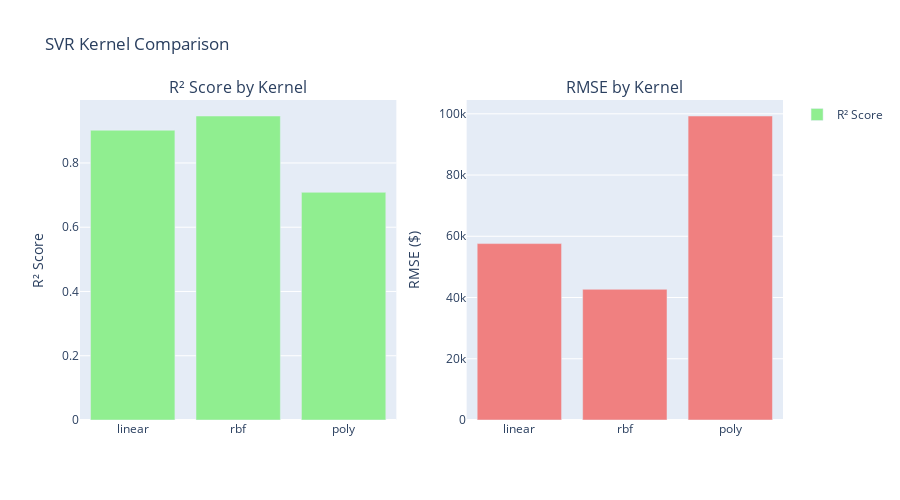
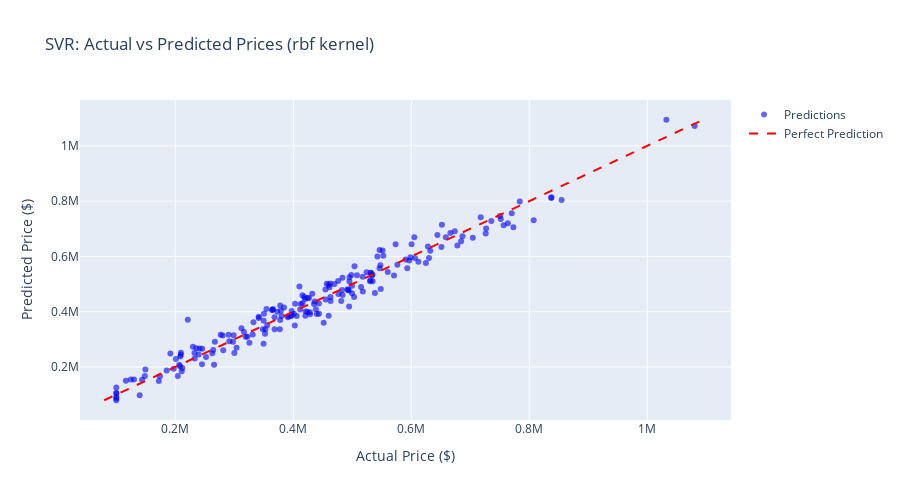

The code cell stored with these charts, in order, in its notebook:
### Code cell
# 3. SUPPORT VECTOR REGRESSION (SVR)
print(" 3. SUPPORT VECTOR REGRESSION (SVR)")
print("=" * 33)

# Prepare regression data
regression_features = ['lot_size', 'house_age', 'bedrooms', 'bathrooms',
 'school_rating', 'crime_rate', 'distance_to_center']
X_reg = regression_df[regression_features]
y_reg = regression_df['price']

# Split data
X_reg_train, X_reg_test, y_reg_train, y_reg_test = train_test_split(
 X_reg, y_reg, test_size=0.2, random_state=42
)

# Scale features and target
scaler_reg = StandardScaler()
X_reg_train_scaled = scaler_reg.fit_transform(X_reg_train)
X_reg_test_scaled = scaler_reg.transform(X_reg_test)

# Scale target for better SVR performance
y_scaler = StandardScaler()
y_reg_train_scaled = y_scaler.fit_transform(y_reg_train.values.reshape(-1, 1)).ravel()
y_reg_test_scaled = y_scaler.transform(y_reg_test.values.reshape(-1, 1)).ravel()

print(f"Training set: {X_reg_train_scaled.shape}")
print(f"Test set: {X_reg_test_scaled.shape}")

# Test different SVR kernels
svr_kernels = ['linear', 'rbf', 'poly']
svr_results = {}

print(f"\n SVR Kernel Comparison:")

for kernel in svr_kernels:
    if kernel == 'poly':
        svr_model = SVR(kernel=kernel, degree=3, C=1.0)
    else:
        svr_model = SVR(kernel=kernel, C=1.0)

    # Fit model
    svr_model.fit(X_reg_train_scaled, y_reg_train_scaled)

    # Predictions (transform back to original scale)
    y_pred_scaled = svr_model.predict(X_reg_test_scaled)
    y_pred = y_scaler.inverse_transform(y_pred_scaled.reshape(-1, 1)).ravel()

    # Metrics
    mse = mean_squared_error(y_reg_test, y_pred)
    r2 = r2_score(y_reg_test, y_pred)
    mae = mean_absolute_error(y_reg_test, y_pred)
    n_support = len(svr_model.support_)

    svr_results[kernel] = {
        'MSE': mse,
        'R2': r2,
        'MAE': mae,
        'RMSE': np.sqrt(mse),
        'n_support_vectors': n_support
    }

    print(f"• {kernel}: R²={r2:.4f}, RMSE=${np.sqrt(mse):,.0f}, SV={n_support}")

# Find best SVR kernel
svr_df = pd.DataFrame(svr_results).T
best_svr_kernel = svr_df['R2'].idxmax()
print(f"\n Best SVR kernel: {best_svr_kernel}")

# Visualize SVR kernel comparison
fig_svr_kernels = make_subplots(
 rows=1, cols=2,
 subplot_titles=['R² Score by Kernel', 'RMSE by Kernel']
)

fig_svr_kernels.add_trace(
 go.Bar(
 x=list(svr_results.keys()),
 y=[result['R2'] for result in svr_results.values()],
 name='R² Score',
 marker_color='lightgreen'
 ),
 row=1, col=1
)

fig_svr_kernels.add_trace(
 go.Bar(
 x=list(svr_results.keys()),
 y=[result['RMSE'] for result in svr_results.values()],
 name='RMSE',
 marker_color='lightcoral',
 showlegend=False
 ),
 row=1, col=2
)

fig_svr_kernels.update_layout(
 title="SVR Kernel Comparison",
 height=500
)

fig_svr_kernels.update_yaxes(title_text="R² Score", row=1, col=1)
fig_svr_kernels.update_yaxes(title_text="RMSE ($)", row=1, col=2)

fig_svr_kernels.show()

# Hyperparameter optimization for best kernel
print(f"\n SVR Hyperparameter Optimization ({best_svr_kernel} kernel):")

# Grid search for SVR
svr_param_grid = {
 'C': [0.1, 1, 10, 100],
 'epsilon': [0.01, 0.1, 0.2, 0.5]
}

if best_svr_kernel == 'rbf':
 svr_param_grid['gamma'] = ['scale', 'auto', 0.001, 0.01, 0.1]

svr_best = SVR(kernel=best_svr_kernel)
svr_grid_search = GridSearchCV(
 svr_best,
 svr_param_grid,
 cv=5,
 scoring='r2',
 n_jobs=-1
)

svr_grid_search.fit(X_reg_train_scaled, y_reg_train_scaled)

print(f"Best parameters: {svr_grid_search.best_params_}")
print(f"Best CV R²: {svr_grid_search.best_score_:.4f}")

# Final SVR model evaluation
best_svr = svr_grid_search.best_estimator_
y_reg_pred_scaled = best_svr.predict(X_reg_test_scaled)
y_reg_pred = y_scaler.inverse_transform(y_reg_pred_scaled.reshape(-1, 1)).ravel()

# Final metrics
final_mse = mean_squared_error(y_reg_test, y_reg_pred)
final_r2 = r2_score(y_reg_test, y_reg_pred)
final_mae = mean_absolute_error(y_reg_test, y_reg_pred)

print(f"\n Final SVR Performance:")
print(f"• Kernel: {best_svr_kernel}")
print(f"• Test R²: {final_r2:.4f}")
print(f"• Test RMSE: ${np.sqrt(final_mse):,.0f}")
print(f"• Test MAE: ${final_mae:,.0f}")
print(f"• Support Vectors: {len(best_svr.support_)}/{len(X_reg_train_scaled)} ({len(best_svr.support_)/len(X_reg_train_scaled):.1%})")

# Actual vs Predicted plot
fig_svr_pred = go.Figure()

fig_svr_pred.add_trace(
 go.Scatter(
 x=y_reg_test,
 y=y_reg_pred,
 mode='markers',
 marker=dict(color='blue', opacity=0.6),
 name='Predictions',
 hovertemplate="Actual: $%{x:,.0f}<br>Predicted: $%{y:,.0f}<extra></extra>"
 )
)

# Perfect prediction line
min_price = min(y_reg_test.min(), y_reg_pred.min())
max_price = max(y_reg_test.max(), y_reg_pred.max())

fig_svr_pred.add_trace(
 go.Scatter(
 x=[min_price, max_price],
 y=[min_price, max_price],
 mode='lines',
 line=dict(color='red', dash='dash'),
 name='Perfect Prediction',
 hovertemplate="Perfect Line<extra></extra>"
 )
)

fig_svr_pred.update_layout(
 title=f"SVR: Actual vs Predicted Prices ({best_svr_kernel} kernel)",
 xaxis_title="Actual Price ($)",
 yaxis_title="Predicted Price ($)",
 height=500
)
fig_svr_pred.show()

# Residuals analysis
residuals = y_reg_test - y_reg_pred

fig_residuals = go.Figure()

fig_residuals.add_trace(
 go.Scatter(
 x=y_reg_pred,
 y=residuals,
 mode='markers',
 marker=dict(color='green', opacity=0.6),
 hovertemplate="Predicted: $%{x:,.0f}<br>Residual: $%{y:,.0f}<extra></extra>"
 )
)

fig_residuals.add_hline(y=0, line_dash="dash", line_color="red")

fig_residuals.update_layout(
 title="SVR Residuals Analysis",
 xaxis_title="Predicted Price ($)",
 yaxis_title="Residuals ($)",
 height=500
)
fig_residuals.show()

### Figure 1 — Plotly figure (JSON) as saved in the notebook; plotly's stock layout.template omitted (floating-point values rounded to 4 significant figures)
{"data": [{"marker": {"color": "lightgreen"}, "name": "R² Score", "type": "bar", "x": ["linear", "rbf", "poly"], "xaxis": "x", "y": [0.9019, 0.9461, 0.7086], "yaxis": "y"}, {"marker": {"color": "lightcoral"}, "name": "RMSE", "showlegend": false, "type": "bar", "x": ["linear", "rbf", "poly"], "xaxis": "x2", "y": [57610.0, 42690.0, 99280.0], "yaxis": "y2"}], "layout": {"annotations": [{"font": {"size": 16}, "showarrow": false, "text": "R² Score by Kernel", "x": 0.225, "xanchor": "center", "xref": "paper", "y": 1, "yanchor": "bottom", "yref": "paper"}, {"font": {"size": 16}, "showarrow": false, "text": "RMSE by Kernel", "x": 0.775, "xanchor": "center", "xref": "paper", "y": 1, "yanchor": "bottom", "yref": "paper"}], "height": 500, "title": {"text": "SVR Kernel Comparison"}, "xaxis": {"anchor": "y", "domain": [0, 0.45]}, "xaxis2": {"anchor": "y2", "domain": [0.55, 1]}, "yaxis": {"anchor": "x", "domain": [0, 1], "title": {"text": "R² Score"}}, "yaxis2": {"anchor": "x2", "domain": [0, 1], "title": {"text": "RMSE ($)"}}}}

### Figure 2 — Plotly figure (JSON) as saved in the notebook; plotly's stock layout.template omitted (floating-point values rounded to 4 significant figures; data arrays with more than 128 entries replaced by an {"elided": "..."} marker saying what was removed)
{"data": [{"hovertemplate": "Actual: $%{x:,.0f}<br>Predicted: $%{y:,.0f}<extra></extra>", "marker": {"color": "blue", "opacity": 0.6}, "mode": "markers", "name": "Predictions", "type": "scatter", "x": {"elided": "200 float values"}, "y": {"elided": "200 float values"}}, {"hovertemplate": "Perfect Line<extra></extra>", "line": {"color": "red", "dash": "dash"}, "mode": "lines", "name": "Perfect Prediction", "type": "scatter", "x": [79590.0, 1094000.0], "y": [79590.0, 1094000.0]}], "layout": {"height": 500, "title": {"text": "SVR: Actual vs Predicted Prices (rbf kernel)"}, "xaxis": {"title": {"text": "Actual Price ($)"}}, "yaxis": {"title": {"text": "Predicted Price ($)"}}}}
